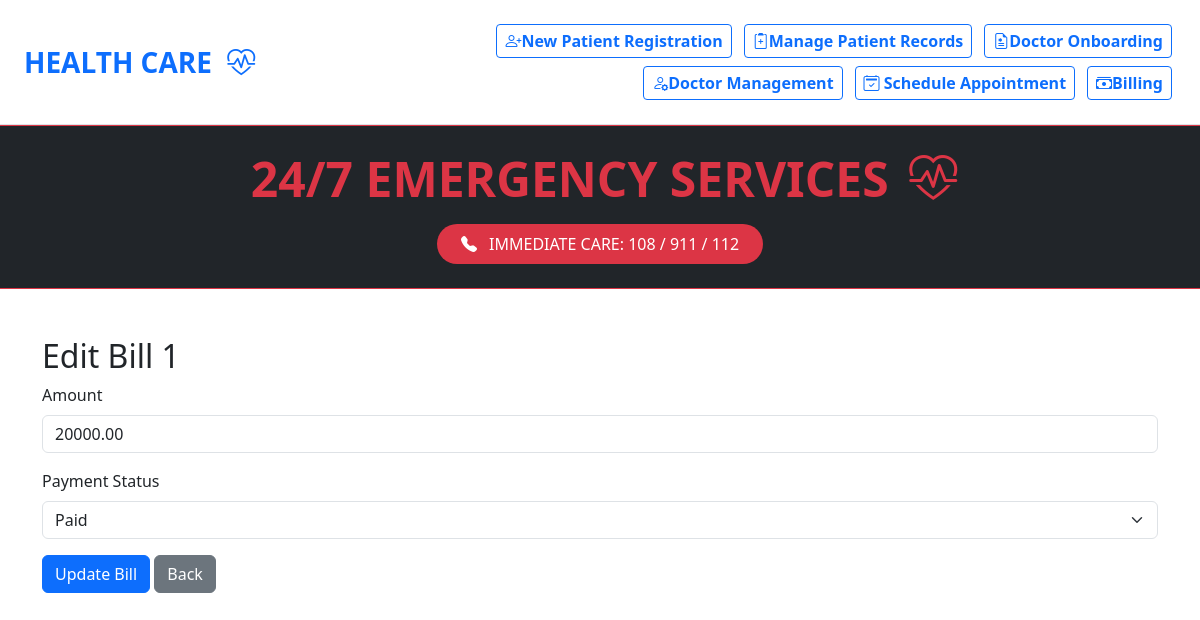
Page /editbill/1/ on the committed database.
### app1/models.py (models this page shows, shortened)
class Bill(models.Model):
    BillId = models.AutoField(primary_key=True)
    Appointment = models.OneToOneField(Appointment, on_delete=models.CASCADE)
    Amount = models.DecimalField(max_digits=10, decimal_places=2)
    PAYMENT_CHOICES = [
        ('Paid', 'Paid'),
        ('Unpaid', 'Unpaid'),
    ]
    PaymentStatus = models.CharField(max_length=10, choices=PAYMENT_CHOICES, default='Unpaid')
    class Meta:
        db_table = 'bill'

### app1/views.py (the view)
# urls.py: path('editbill/<int:bill_id>/', EditBill, name='edit_bill'),
def EditBill(request, bill_id):
    bill = get_object_or_404(Bill, BillId=bill_id)
    if request.method == 'POST':
        bill.Amount = request.POST.get('Amount')
        bill.PaymentStatus = request.POST.get('PaymentStatus')
        bill.save()
        return redirect('view_bills')
    context = {'bill': bill, 'payment_choices': Bill.PAYMENT_CHOICES}
    return render(request, 'editbill.html', context)

### templates/editbill.html (shortened to what this page needs)
{% extends 'home.html' %}
{% block content %}
<div class="container mt-5">
    <h2>Edit Bill {{ bill.BillId }}</h2>
    <form method="POST">
        <div class="mb-3">
            <label for="Amount" class="form-label">Amount</label>
            <input type="number" class="form-control" name="Amount" id="Amount" value="{{ bill.Amount }}" step="0.01" required>
        </div>
        <div class="mb-3">
            <label for="PaymentStatus" class="form-label">Payment Status</label>
            <select class="form-select" name="PaymentStatus" id="PaymentStatus">
                {% for key, value in payment_choices %}
                    <option value="{{ key }}" {% if bill.PaymentStatus == key %}selected{% endif %}>{{ value }}</option>
                {% endfor %}
            </select>
        </div>
        <button type="submit" class="btn btn-primary">Update Bill</button>
        <a href="{% url 'view_bills' %}" class="btn btn-secondary">Back</a>
    </form>
</div>
{% endblock %}

### static/css/css1.css (style rules this page uses)
* { margin: 0; padding: 0; box-sizing: border-box; }

### rows in the picture
Bill: BillId "1", Amount "20000.00", PaymentStatus "Paid"
